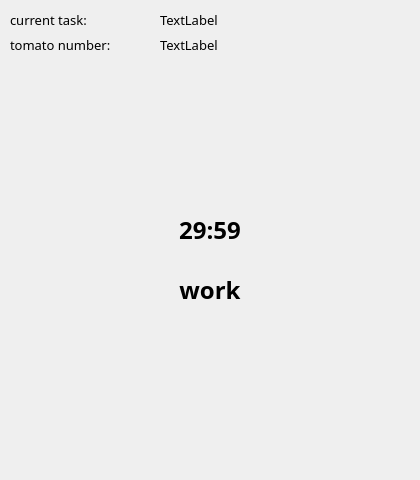
<?xml version="1.0" encoding="UTF-8"?>
<ui version="4.0">
 <class>tomatoClock</class>
 <widget class="QDialog" name="tomatoClock">
  <property name="geometry">
   <rect>
    <x>0</x>
    <y>0</y>
    <width>420</width>
    <height>480</height>
   </rect>
  </property>
  <property name="windowTitle">
   <string>Dialog</string>
  </property>
  <widget class="QLabel" name="current_clock">
   <property name="geometry">
    <rect>
     <x>10</x>
     <y>10</y>
     <width>150</width>
     <height>20</height>
    </rect>
   </property>
   <property name="font">
    <font>
     <family>Segoe Print</family>
     <pointsize>10</pointsize>
    </font>
   </property>
   <property name="text">
    <string>current task:</string>
   </property>
  </widget>
  <widget class="QLabel" name="tomato_number">
   <property name="geometry">
    <rect>
     <x>10</x>
     <y>35</y>
     <width>150</width>
     <height>20</height>
    </rect>
   </property>
   <property name="font">
    <font>
     <family>Segoe Print</family>
     <pointsize>10</pointsize>
    </font>
   </property>
   <property name="text">
    <string>tomato number:</string>
   </property>
  </widget>
  <widget class="QLabel" name="task_value">
   <property name="geometry">
    <rect>
     <x>160</x>
     <y>10</y>
     <width>250</width>
     <height>20</height>
    </rect>
   </property>
   <property name="font">
    <font>
     <family>Segoe Print</family>
     <pointsize>10</pointsize>
    </font>
   </property>
   <property name="text">
    <string>TextLabel</string>
   </property>
  </widget>
  <widget class="QLabel" name="tomatoNum">
   <property name="geometry">
    <rect>
     <x>160</x>
     <y>35</y>
     <width>250</width>
     <height>20</height>
    </rect>
   </property>
   <property name="font">
    <font>
     <family>Segoe Print</family>
     <pointsize>10</pointsize>
    </font>
   </property>
   <property name="text">
    <string>TextLabel</string>
   </property>
  </widget>
  <widget class="QLabel" name="remained_time">
   <property name="geometry">
    <rect>
     <x>145</x>
     <y>210</y>
     <width>130</width>
     <height>40</height>
    </rect>
   </property>
   <property name="font">
    <font>
     <family>Segoe Print</family>
     <pointsize>18</pointsize>
     <weight>75</weight>
     <bold>true</bold>
    </font>
   </property>
   <property name="text">
    <string>29:59</string>
   </property>
   <property name="alignment">
    <set>Qt::AlignCenter</set>
   </property>
  </widget>
  <widget class="QLabel" name="state">
   <property name="geometry">
    <rect>
     <x>145</x>
     <y>270</y>
     <width>130</width>
     <height>40</height>
    </rect>
   </property>
   <property name="font">
    <font>
     <family>Segoe Print</family>
     <pointsize>18</pointsize>
     <weight>75</weight>
     <bold>true</bold>
    </font>
   </property>
   <property name="text">
    <string>work</string>
   </property>
   <property name="alignment">
    <set>Qt::AlignCenter</set>
   </property>
  </widget>
  <widget class="QLabel" name="tomato_graphic">
   <property name="geometry">
    <rect>
     <x>60</x>
     <y>110</y>
     <width>300</width>
     <height>300</height>
    </rect>
   </property>
   <property name="text">
    <string/>
   </property>
   <property name="alignment">
    <set>Qt::AlignCenter</set>
   </property>
  </widget>
  <zorder>tomato_graphic</zorder>
  <zorder>current_clock</zorder>
  <zorder>tomato_number</zorder>
  <zorder>task_value</zorder>
  <zorder>tomatoNum</zorder>
  <zorder>remained_time</zorder>
  <zorder>state</zorder>
 </widget>
 <resources/>
 <connections/>
</ui>
